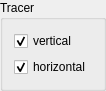
<?xml version="1.0" encoding="UTF-8"?>
<ui version="4.0">
 <class>tracer</class>
 <widget class="QGroupBox" name="tracer">
  <property name="geometry">
   <rect>
    <x>0</x>
    <y>0</y>
    <width>106</width>
    <height>87</height>
   </rect>
  </property>
  <property name="windowTitle">
   <string>GroupBox</string>
  </property>
  <property name="title">
   <string>Tracer</string>
  </property>
  <layout class="QVBoxLayout" name="verticalLayout">
   <item>
    <widget class="QCheckBox" name="bVertical">
     <property name="text">
      <string>vertical</string>
     </property>
     <property name="checked">
      <bool>true</bool>
     </property>
    </widget>
   </item>
   <item>
    <widget class="QCheckBox" name="bHorizontal">
     <property name="text">
      <string>horizontal</string>
     </property>
     <property name="checked">
      <bool>true</bool>
     </property>
    </widget>
   </item>
  </layout>
 </widget>
 <resources/>
 <connections/>
</ui>
